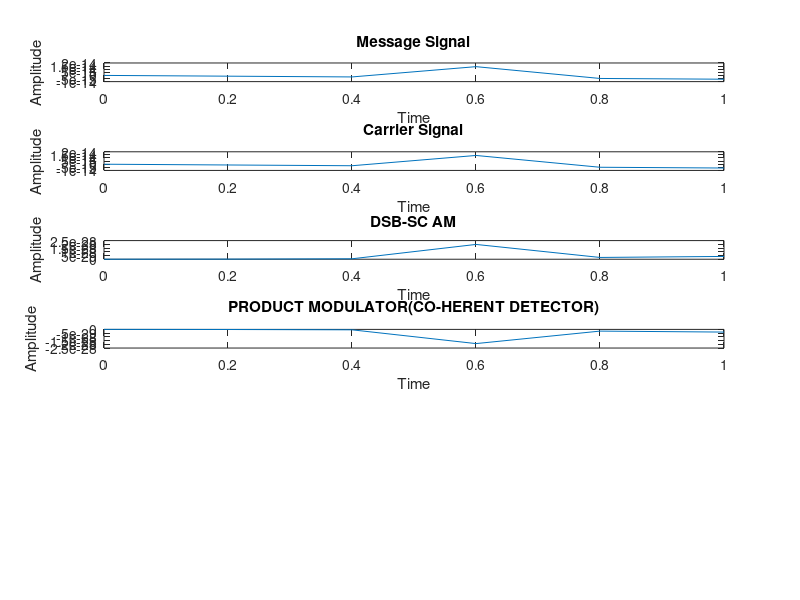

The MATLAB script that drew this image: (Note: this script raises an error after producing the figure.)
%Model a DSB-SC AM system using simulink and MATLAB.The message signal is 
%1-Hz sine wave and the carrier frequency is selected as 20 Hz.The sample 
%time parameter value of 1/1000 is used.The parameters of simulation 
%including message signal frequency,carrier frequency,and sampling rate are 
%set up by a companion MATLAB m-file.The m-file also computes thetransfer 
%function of the BP and LP filters in the DSB-AM coherent demodulator.

fm=input('Enter friquency of message signal ');
fc=input('Enter friquency of carrier signal ');
Am=input('Enter Amplitude of message signal ');
Ac=input('Enter Amplitude of carrier signal ');
fs=input('Enter Sammpling period ');
q=input('Enter Phase differance in Local Signal at Demodulater Side ');
t=0:1/fs:1;        % Time Period

% MESSAGE SIGNAL
Em=Am.*sin(2.*pi.*fm.*t);    % MESSAGE SIGNAL  
subplot(611);
plot(t,Em)
xlabel('Time');  
ylabel('Amplitude');
title('Message Signal');

% CARRIER SIGNAL
Ec=Ac.*sin(2.*pi.*fc.*t);    % CARRIER SIGNAL  
subplot(612);
plot(t,Ec)
xlabel('Time');  
ylabel('Amplitude');
title('Carrier Signal');

% DSB-SC MODULATION
s=Em.*Ec                     % DSB-SC MODULATED SIGNAL
subplot(613);
plot(t,s)
xlabel('Time');  
ylabel('Amplitude');
title('DSB-SC AM');

% CO-HERENT DETECTOR
% PRODUCT MODULATOR
l=sin((2.*pi.*fc.*t)+q);
v=s.*l
subplot(614);
plot(t,v)
xlabel('Time');  
ylabel('Amplitude');
title('PRODUCT MODULATOR(CO-HERENT DETECTOR)');
% LOWPASS FILTER
y=lowpass(v,fm,fs);
subplot(615);
plot(t,y)
xlabel('Time');  
ylabel('Amplitude');
title('DSB-SC DEMODULATED SIGNAL(LOWPASS FILTER)');
% BANDPASS FILTER
Z=bandpass(v,[fm (fm+15)],fs);
subplot(616);
plot(t,Z)
xlabel('Time');  
ylabel('Amplitude');
title('DSB-SC DEMODULATED SIGNAL(BANDPASS FILTER)');